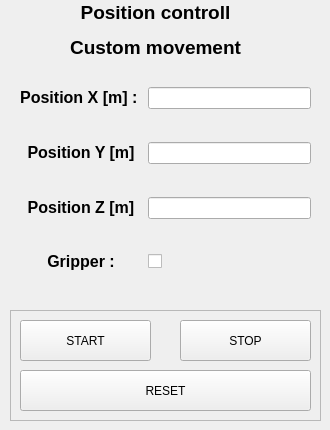
     <widget class="QWidget" name="mode2_3">
      <attribute name="title">
       <string>2</string>
      </attribute>
      <widget class="QLabel" name="label_128">
       <property name="geometry">
        <rect>
         <x>50</x>
         <y>0</y>
         <width>211</width>
         <height>61</height>
        </rect>
       </property>
       <property name="text">
        <string>&lt;html&gt;&lt;head/&gt;&lt;body&gt;&lt;p align=&quot;center&quot;&gt;&lt;span style=&quot; font-size:14pt; font-weight:600;&quot;&gt;Position controll&lt;/span&gt;&lt;/p&gt;&lt;p align=&quot;center&quot;&gt;&lt;span style=&quot; font-size:14pt; font-weight:600;&quot;&gt;Custom movement&lt;/span&gt;&lt;/p&gt;&lt;/body&gt;&lt;/html&gt;</string>
       </property>
      </widget>
      <widget class="QWidget" name="gridLayoutWidget_12">
       <property name="geometry">
        <rect>
         <x>20</x>
         <y>60</y>
         <width>291</width>
         <height>241</height>
        </rect>
       </property>
       <layout class="QGridLayout" name="gridLayout_12">
        <item row="0" column="1">
         <widget class="QLineEdit" name="positionControlCustom_X_LineEdit_3"/>
        </item>
        <item row="1" column="1">
         <widget class="QLineEdit" name="positionControlCustom_Y_LineEdit_3"/>
        </item>
        <item row="2" column="1">
         <widget class="QLineEdit" name="positionControlCustom_Z_LineEdit_3"/>
        </item>
        <item row="0" column="0">
         <widget class="QLabel" name="label_129">
          <property name="text">
           <string>&lt;html&gt;&lt;head/&gt;&lt;body&gt;&lt;p align=&quot;center&quot;&gt;&lt;span style=&quot; font-size:12pt; font-weight:600;&quot;&gt;Position X [m] : &lt;/span&gt;&lt;/p&gt;&lt;/body&gt;&lt;/html&gt;</string>
          </property>
         </widget>
        </item>
        <item row="1" column="0">
         <widget class="QLabel" name="label_130">
          <property name="text">
           <string>&lt;html&gt;&lt;head/&gt;&lt;body&gt;&lt;p align=&quot;center&quot;&gt;&lt;span style=&quot; font-size:12pt; font-weight:600;&quot;&gt;Position Y [m]&lt;/span&gt;&lt;/p&gt;&lt;/body&gt;&lt;/html&gt;</string>
          </property>
         </widget>
        </item>
        <item row="2" column="0">
         <widget class="QLabel" name="label_131">
          <property name="text">
           <string>&lt;html&gt;&lt;head/&gt;&lt;body&gt;&lt;p align=&quot;center&quot;&gt;&lt;span style=&quot; font-size:12pt; font-weight:600;&quot;&gt;Position Z [m]&lt;/span&gt;&lt;/p&gt;&lt;/body&gt;&lt;/html&gt;</string>
          </property>
         </widget>
        </item>
        <item row="3" column="0">
         <widget class="QLabel" name="label_126">
          <property name="text">
           <string>&lt;html&gt;&lt;head/&gt;&lt;body&gt;&lt;p align=&quot;center&quot;&gt;&lt;span style=&quot; font-size:12pt; font-weight:600;&quot;&gt;Gripper :&lt;/span&gt;&lt;/p&gt;&lt;/body&gt;&lt;/html&gt;</string>
          </property>
         </widget>
        </item>
        <item row="3" column="1">
         <widget class="QCheckBox" name="positionControl_Gripper_Checkbox_4">
          <property name="maximumSize">
           <size>
            <width>50</width>
            <height>16777215</height>
           </size>
          </property>
          <property name="layoutDirection">
           <enum>Qt::LeftToRight</enum>
          </property>
          <property name="autoFillBackground">
           <bool>false</bool>
          </property>
          <property name="text">
           <string/>
          </property>
          <property name="checked">
           <bool>false</bool>
          </property>
          <property name="tristate">
           <bool>false</bool>
          </property>
         </widget>
        </item>
       </layout>
      </widget>
      <widget class="QFrame" name="frame_9">
       <property name="geometry">
        <rect>
         <x>10</x>
         <y>310</y>
         <width>311</width>
         <height>111</height>
        </rect>
       </property>
       <property name="frameShape">
        <enum>QFrame::StyledPanel</enum>
       </property>
       <property name="frameShadow">
        <enum>QFrame::Raised</enum>
       </property>
       <widget class="QPushButton" name="positionControlCustom_Reset_PushButton_5">
        <property name="geometry">
         <rect>
          <x>10</x>
          <y>60</y>
          <width>291</width>
          <height>41</height>
         </rect>
        </property>
        <property name="text">
         <string>RESET</string>
        </property>
       </widget>
       <widget class="QPushButton" name="positionControlCustom_Start_PushButton_3">
        <property name="geometry">
         <rect>
          <x>10</x>
          <y>10</y>
          <width>131</width>
          <height>41</height>
         </rect>
        </property>
        <property name="text">
         <string>START</string>
        </property>
       </widget>
       <widget class="QPushButton" name="positionControlCustom_Stop_PushButton_4">
        <property name="geometry">
         <rect>
          <x>170</x>
          <y>10</y>
          <width>131</width>
          <height>41</height>
         </rect>
        </property>
        <property name="text">
         <string>STOP</string>
        </property>
       </widget>
      </widget>
     </widget>
